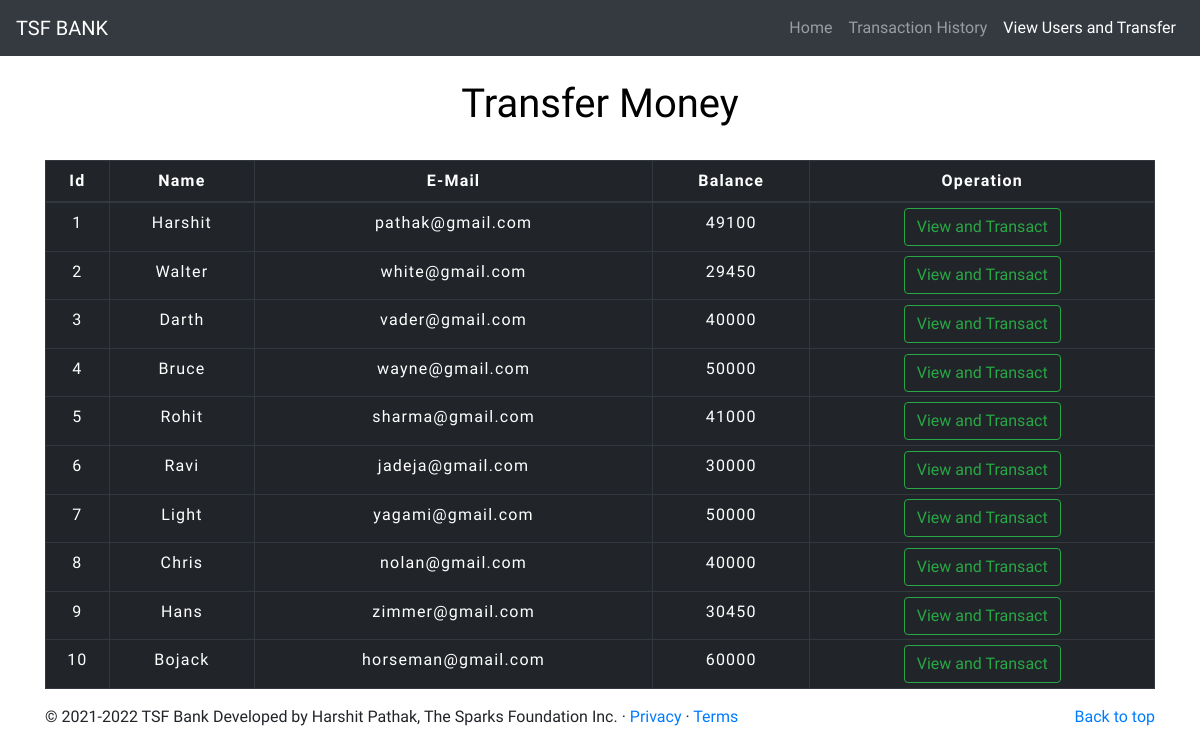
The app's page /transfermoney.php with its own data.
### tables this page shows
CREATE TABLE IF NOT EXISTS `users` (
  `id` int(3) NOT NULL AUTO_INCREMENT,
  `name` text NOT NULL,
  `email` varchar(30) NOT NULL,
  `balance` int(8) NOT NULL,
  PRIMARY KEY (`id`)
);

### transfermoney.php (the view, shortened to what this page needs)
<!DOCTYPE html>
<html lang="en">
<head>
    <link rel="stylesheet" href="https://maxcdn.bootstrapcdn.com/bootstrap/4.0.0/css/bootstrap.min.css">
    <link rel="stylesheet" type="text/css" href="css/table.css">
</head>
<body style="background-color : white">
<?php
    include 'config.php';
    $sql = "SELECT * FROM users";
    $result = mysqli_query($conn,$sql);
?>
<nav class="navbar navbar-expand-lg navbar-dark bg-dark">
<a class="navbar-brand" href="index.php">TSF BANK</a>
<div class="collapse navbar-collapse justify-content-end" id="navbarSupportedContent">
    <ul class="navbar-nav">
    <li class="nav-item">
        <a class="nav-link" href="index.php">Home</a>
    </li>
    <li class="nav-item">
        <a class="nav-link" href="transactionhistory.php">Transaction History</a>
    </li>
    <li class="nav-item">
        <a class="nav-link active" href="transfermoney.php">View Users and Transfer</a>
    </li>
    </ul>
</div>
</nav>
<div class="container">
        <h2 class="text-center pt-4" style="color : black;">Transfer Money</h2>
        <br>
            <div class="row">
                <div class="col">
                    <div class="table-responsive-sm">
                    <table class="table table-hover table-sm table-dark table-bordered" style="border-color:white;">
                        <thead style="color : white;">
                            <tr>
                            <th scope="col" class="text-center py-2">Id</th>
                            <th scope="col" class="text-center py-2">Name</th>
                            <th scope="col" class="text-center py-2">E-Mail</th>
                            <th scope="col" class="text-center py-2">Balance</th>
                            <th scope="col" class="text-center py-2">Operation</th>
                            </tr>
                        </thead>
                        <tbody>
                <?php
                    while($rows=mysqli_fetch_assoc($result)){
                ?>
                    <tr style="color : white;">
                        <td class="py-2"><?php echo $rows['id'] ?></td>
                        <td class="py-2"><?php echo $rows['name']?></td>
                        <td class="py-2"><?php echo $rows['email']?></td>
                        <td class="py-2"><?php echo $rows['balance']?></td>
                        <td><a href="userdetails.php?id= <?php echo $rows['id'] ;?>"> <button class="btn btn-outline-success btn">View and Transact</button></a></td>
                    </tr>
                <?php
                    }
                ?>
                        </tbody>
                    </table>
                    </div>
                </div>
            </div>
         </div>
         <footer class="container">
        <p class="float-right"><a href="#">Back to top</a></p>
        <p>© 2021-2022 TSF Bank Developed by Harshit Pathak, The Sparks Foundation Inc. · <a href="#">Privacy</a> · <a href="#">Terms</a></p>
      </footer>
  </body>
</html>

### css/table.css (style rules this page uses)
* { padding: 0; margin: 0; box-sizing: border-box; font-family: Nunito Sans ; }
h2 { font-size: 40px; }
table { letter-spacing: 1.2px; }
td { text-align: center; }
button { border:none; background: #d9d9d9; transition: 1s; }

### transfermoney.php (style rules this page uses)
button { transition: 1.5s; }

### records on screen
users: id "1", name "Harshit", email "pathak@gmail.com", balance "49100"
users: id "2", name "Walter", email "white@gmail.com", balance "29450"
users: id "3", name "Darth", email "vader@gmail.com", balance "40000"
users: id "4", name "Bruce", email "wayne@gmail.com", balance "50000"
users: id "5", name "Rohit", email "sharma@gmail.com", balance "41000"
users: id "6", name "Ravi", email "jadeja@gmail.com", balance "30000"
users: id "7", name "Light", email "yagami@gmail.com", balance "50000"
users: id "8", name "Chris", email "nolan@gmail.com", balance "40000"
users: id "9", name "Hans", email "zimmer@gmail.com", balance "30450"
users: id "10", name "Bojack", email "horseman@gmail.com", balance "60000"
